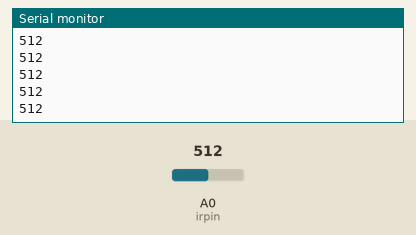
Simulated run of this sketch. Board: Arduino Uno, built with avr-gcc and run on an emulated ATmega328P. On the bench: the last lines printed to the serial monitor. Inputs (shaded band) come from the test bench; at power-on: A0 (irpin) = 512.

Above: at 1.2 s.
1.3 s: A0 (irpin) set to 716
At 1.56 s:
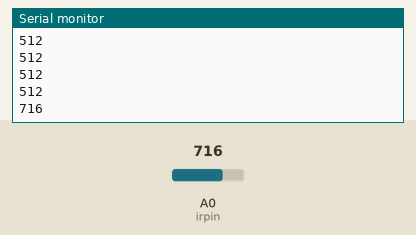
2.8 s: A0 (irpin) set to 900
At 2.96 s:
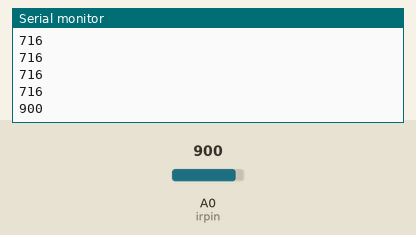
Timing chart, 0 to 5.8 s (numbered marks = the images above; inputs shaded):
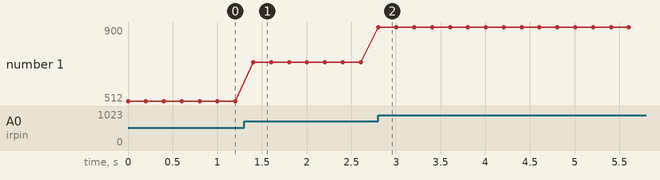

Measured:
- after the input at 1.3 s, the serial monitor: prints a new line after 0.10 s (image 1)
- after the input at 2.8 s, the serial monitor: prints a new line at once (image 2)
- plotted number 1: 512 → 716 after the input at 1.3 s, 716 → 900 after the input at 2.8 s

The sketch:

IR_Module.ino
```cpp
//IR MODULE

int irpin = A0;
void setup()
{
  pinMode(irpin, INPUT);
  Serial.begin(9600);
}

void loop()
{
  int reading = analogRead(irpin);
  Serial.println(reading);
  delay(200);
}
```
